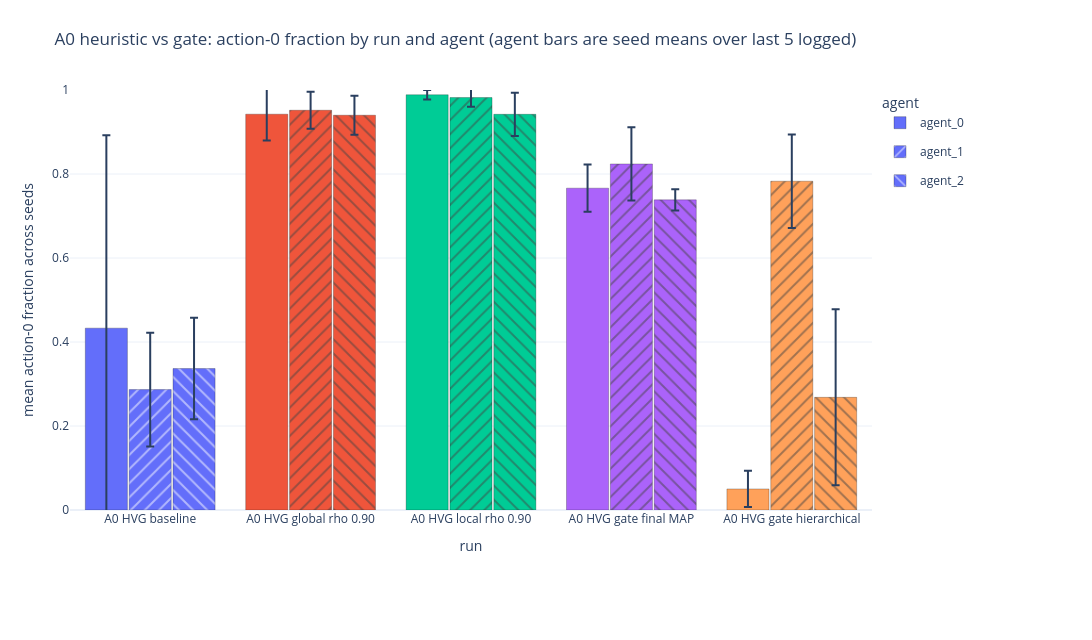
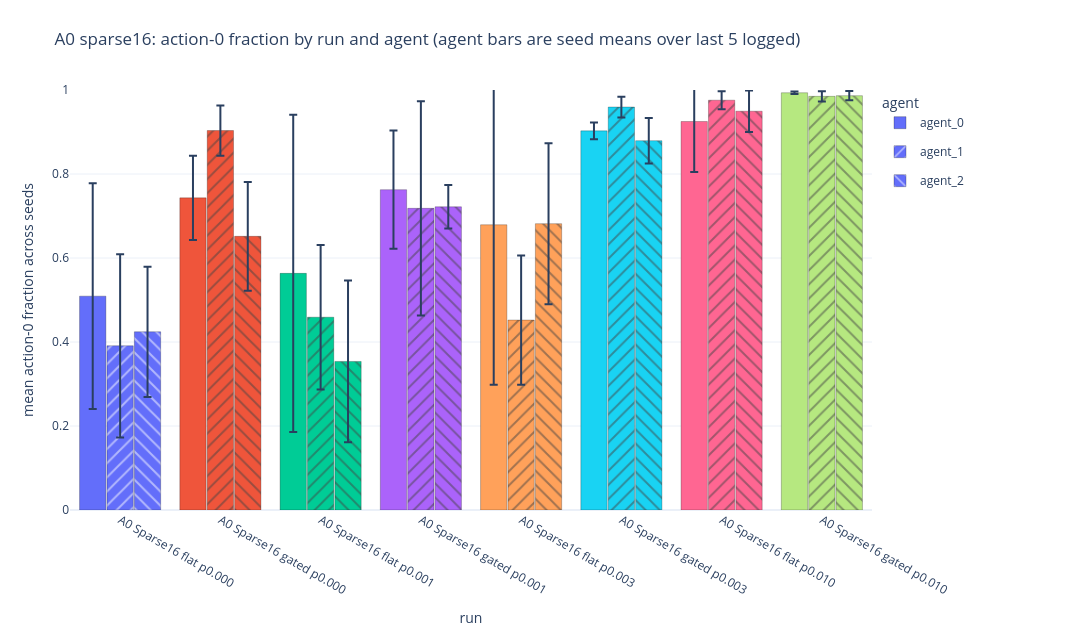
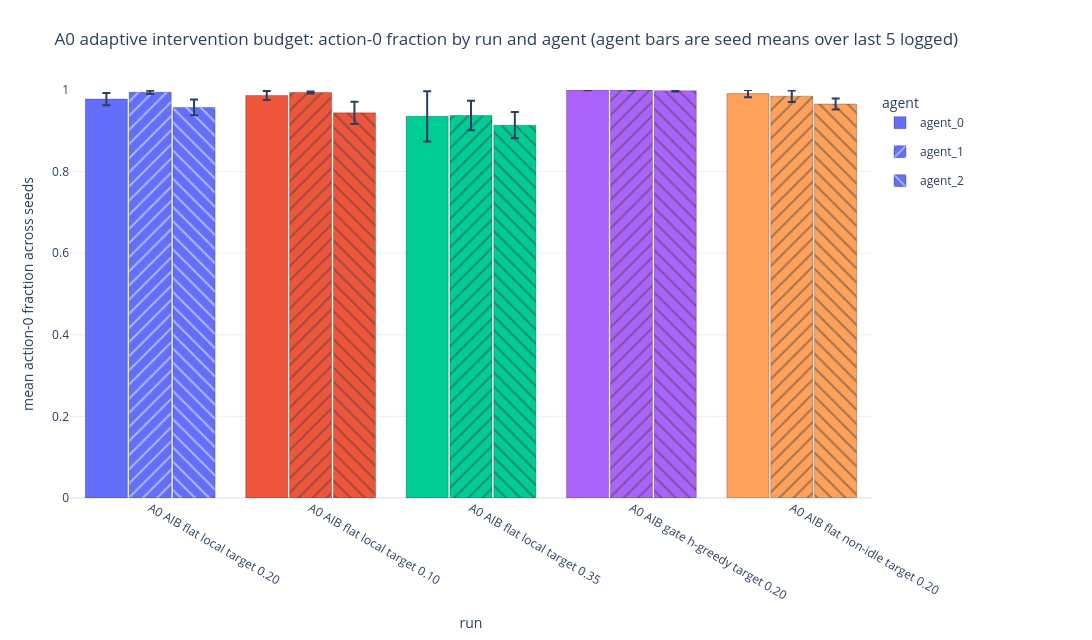

Here is the notebook cell these charts were saved with, in order:
### Markdown cell above
## Last-5logged Action 0 Fraction By Run And Agent

### Code cell
last5_action0 = adm.last5_logged_action0_fraction_by_agent_all_runs(ctx)
adm.display_metric_figures(last5_action0)

### Figure 1 — Plotly figure (JSON) as saved in the notebook; plotly's stock layout.template omitted (floating-point values rounded to 4 significant figures)
{"data": [{"customdata": [[0.4593, 3, "[0, 1, 2]", 17320.0, 18370.0, "['a0_hvg_00_baseline_s0', 'a0_hvg_00_baseline_s1', 'a0_hvg_00_baseline_s2']"], [0.06263, 3, "[0, 1, 2]", 37699, 2505.0, "['a0_hvg_01_eval_rho090_s0', 'a0_hvg_01_eval_rho090_s1', 'a0_hvg_01_eval_rho090_s2']"], [0.01123, 3, "[0, 1, 2]", 39548, 449.1, "['a0_hvg_04_eval_local_rho090_s0', 'a0_hvg_04_eval_local_rho090_s1', 'a0_hvg_04_eval_local_rho090_s2']"], [0.05622, 3, "[0, 1, 2]", 30650.0, 2249.0, "['a0_hvg_02_gate_final_map_s0', 'a0_hvg_02_gate_final_map_s1', 'a0_hvg_02_gate_final_map_s2']"], [0.04322, 3, "[0, 1, 2]", 2005.0, 1729.0, "['a0_hvg_03_gate_hierarchical_s0', 'a0_hvg_03_gate_hierarchical_s1', 'a0_hvg_03_gate_hierarchical_s2']"]], "error_y": {"array": [0.4593, 0.06263, 0.01123, 0.05622, 0.04322], "type": "data", "visible": true}, "hovertemplate": "run=%{x}<br>agent=agent_0<br>mean action-0 fraction=%{y:.4f}<br>std across seeds=%{customdata[0]:.4f}<br>n_seeds=%{customdata[1]}<br>seeds=%{customdata[2]}<br>mean action-0 count=%{customdata[3]:.0f}<br>std action-0 count=%{customdata[4]:.0f}<br>seed runs=%{customdata[5]}<extra></extra>", "legendgroup": "agent_0", "marker": {"color": ["#636EFA", "#EF553B", "#00CC96", "#AB63FA", "#FFA15A"], "line": {"color": "rgba(0,0,0,0.35)", "width": 0.7}, "pattern": {"shape": ""}}, "name": "agent_0", "type": "bar", "x": ["A0 HVG baseline", "A0 HVG global rho 0.90", "A0 HVG local rho 0.90", "A0 HVG gate final MAP", "A0 HVG gate hierarchical"], "y": [0.433, 0.9425, 0.9887, 0.7663, 0.05012]}, {"customdata": [[0.1356, 3, "[0, 1, 2]", 11470.0, 5422.0, "['a0_hvg_00_baseline_s0', 'a0_hvg_00_baseline_s1', 'a0_hvg_00_baseline_s2']"], [0.04397, 3, "[0, 1, 2]", 38070.0, 1759.0, "['a0_hvg_01_eval_rho090_s0', 'a0_hvg_01_eval_rho090_s1', 'a0_hvg_01_eval_rho090_s2']"], [0.02218, 3, "[0, 1, 2]", 39280.0, 887.5, "['a0_hvg_04_eval_local_rho090_s0', 'a0_hvg_04_eval_local_rho090_s1', 'a0_hvg_04_eval_local_rho090_s2']"], [0.08714, 3, "[0, 1, 2]", 32960.0, 3486.0, "['a0_hvg_02_gate_final_map_s0', 'a0_hvg_02_gate_final_map_s1', 'a0_hvg_02_gate_final_map_s2']"], [0.1114, 3, "[0, 1, 2]", 31312, 4455.0, "['a0_hvg_03_gate_hierarchical_s0', 'a0_hvg_03_gate_hierarchical_s1', 'a0_hvg_03_gate_hierarchical_s2']"]], "error_y": {"array": [0.1356, 0.04397, 0.02218, 0.08714, 0.1114], "type": "data", "visible": true}, "hovertemplate": "run=%{x}<br>agent=agent_1<br>mean action-0 fraction=%{y:.4f}<br>std across seeds=%{customdata[0]:.4f}<br>n_seeds=%{customdata[1]}<br>seeds=%{customdata[2]}<br>mean action-0 count=%{customdata[3]:.0f}<br>std action-0 count=%{customdata[4]:.0f}<br>seed runs=%{customdata[5]}<extra></extra>", "legendgroup": "agent_1", "marker": {"color": ["#636EFA", "#EF553B", "#00CC96", "#AB63FA", "#FFA15A"], "line": {"color": "rgba(0,0,0,0.35)", "width": 0.7}, "pattern": {"shape": "/"}}, "name": "agent_1", "type": "bar", "x": ["A0 HVG baseline", "A0 HVG global rho 0.90", "A0 HVG local rho 0.90", "A0 HVG gate final MAP", "A0 HVG gate hierarchical"], "y": [0.2867, 0.9518, 0.9821, 0.824, 0.7828]}, {"customdata": [[0.1208, 3, "[0, 1, 2]", 13470.0, 4830.0, "['a0_hvg_00_baseline_s0', 'a0_hvg_00_baseline_s1', 'a0_hvg_00_baseline_s2']"], [0.04662, 3, "[0, 1, 2]", 37600.0, 1865.0, "['a0_hvg_01_eval_rho090_s0', 'a0_hvg_01_eval_rho090_s1', 'a0_hvg_01_eval_rho090_s2']"], [0.0515, 3, "[0, 1, 2]", 37687, 2060.0, "['a0_hvg_04_eval_local_rho090_s0', 'a0_hvg_04_eval_local_rho090_s1', 'a0_hvg_04_eval_local_rho090_s2']"], [0.02537, 3, "[0, 1, 2]", 29540.0, 1015.0, "['a0_hvg_02_gate_final_map_s0', 'a0_hvg_02_gate_final_map_s1', 'a0_hvg_02_gate_final_map_s2']"], [0.2096, 3, "[0, 1, 2]", 10730.0, 8383.0, "['a0_hvg_03_gate_hierarchical_s0', 'a0_hvg_03_gate_hierarchical_s1', 'a0_hvg_03_gate_hierarchical_s2']"]], "error_y": {"array": [0.1208, 0.04662, 0.0515, 0.02537, 0.2096], "type": "data", "visible": true}, "hovertemplate": "run=%{x}<br>agent=agent_2<br>mean action-0 fraction=%{y:.4f}<br>std across seeds=%{customdata[0]:.4f}<br>n_seeds=%{customdata[1]}<br>seeds=%{customdata[2]}<br>mean action-0 count=%{customdata[3]:.0f}<br>std action-0 count=%{customdata[4]:.0f}<br>seed runs=%{customdata[5]}<extra></extra>", "legendgroup": "agent_2", "marker": {"color": ["#636EFA", "#EF553B", "#00CC96", "#AB63FA", "#FFA15A"], "line": {"color": "rgba(0,0,0,0.35)", "width": 0.7}, "pattern": {"shape": "\\"}}, "name": "agent_2", "type": "bar", "x": ["A0 HVG baseline", "A0 HVG global rho 0.90", "A0 HVG local rho 0.90", "A0 HVG gate final MAP", "A0 HVG gate hierarchical"], "y": [0.3368, 0.94, 0.9422, 0.7385, 0.2682]}], "layout": {"bargap": 0.18, "bargroupgap": 0.04, "barmode": "group", "height": 640, "legend": {"orientation": "v", "title": {"text": "agent"}, "x": 1.01, "xanchor": "left", "y": 1, "yanchor": "top"}, "margin": {"b": 130, "l": 70, "r": 220, "t": 90}, "title": {"text": "A0 heuristic vs gate: action-0 fraction by run and agent (agent bars are seed means over last 5 logged)"}, "width": 1450, "xaxis": {"categoryarray": ["A0 HVG baseline", "A0 HVG global rho 0.90", "A0 HVG local rho 0.90", "A0 HVG gate final MAP", "A0 HVG gate hierarchical"], "categoryorder": "array", "title": {"text": "run"}}, "yaxis": {"range": [0, 1], "title": {"text": "mean action-0 fraction across seeds"}}}}

### Figure 2 — Plotly figure (JSON) as saved in the notebook; plotly's stock layout.template omitted (floating-point values rounded to 4 significant figures)
{"data": [{"customdata": [[0.2686, 3, "[0, 1, 2]", 20367, 10750.0, "['a0_sparse16_flat_p000_s0', 'a0_sparse16_flat_p000_s1', 'a0_sparse16_flat_p000_s2']"], [0.1, 3, "[0, 1, 2]", 29730.0, 4001.0, "['a0_sparse16_gated_p000_s0', 'a0_sparse16_gated_p000_s1', 'a0_sparse16_gated_p000_s2']"], [0.3776, 3, "[0, 1, 2]", 22540.0, 15100.0, "['a0_sparse16_flat_p001_s0', 'a0_sparse16_flat_p001_s1', 'a0_sparse16_flat_p001_s2']"], [0.1409, 3, "[0, 1, 2]", 30507, 5636.0, "['a0_sparse16_gated_p001_s0', 'a0_sparse16_gated_p001_s1', 'a0_sparse16_gated_p001_s2']"], [0.3809, 3, "[0, 1, 2]", 27160.0, 15240.0, "['a0_sparse16_flat_p003_s0', 'a0_sparse16_flat_p003_s1', 'a0_sparse16_flat_p003_s2']"], [0.02017, 3, "[0, 1, 2]", 36109, 806.6, "['a0_sparse16_gated_p003_s0', 'a0_sparse16_gated_p003_s1', 'a0_sparse16_gated_p003_s2']"], [0.1203, 3, "[0, 1, 2]", 37001, 4813.0, "['a0_sparse16_flat_p010_s0', 'a0_sparse16_flat_p010_s1', 'a0_sparse16_flat_p010_s2']"], [0.002946, 3, "[0, 1, 2]", 39740.0, 117.9, "['a0_sparse16_gated_p010_s0', 'a0_sparse16_gated_p010_s1', 'a0_sparse16_gated_p010_s2']"]], "error_y": {"array": [0.2686, 0.1, 0.3776, 0.1409, 0.3809, 0.02017, 0.1203, 0.002946], "type": "data", "visible": true}, "hovertemplate": "run=%{x}<br>agent=agent_0<br>mean action-0 fraction=%{y:.4f}<br>std across seeds=%{customdata[0]:.4f}<br>n_seeds=%{customdata[1]}<br>seeds=%{customdata[2]}<br>mean action-0 count=%{customdata[3]:.0f}<br>std action-0 count=%{customdata[4]:.0f}<br>seed runs=%{customdata[5]}<extra></extra>", "legendgroup": "agent_0", "marker": {"color": ["#636EFA", "#EF553B", "#00CC96", "#AB63FA", "#FFA15A", "#19D3F3", "#FF6692", "#B6E880"], "line": {"color": "rgba(0,0,0,0.35)", "width": 0.7}, "pattern": {"shape": ""}}, "name": "agent_0", "type": "bar", "x": ["A0 Sparse16 flat p0.000", "A0 Sparse16 gated p0.000", "A0 Sparse16 flat p0.001", "A0 Sparse16 gated p0.001", "A0 Sparse16 flat p0.003", "A0 Sparse16 gated p0.003", "A0 Sparse16 flat p0.010", "A0 Sparse16 gated p0.010"], "y": [0.5092, 0.7432, 0.5634, 0.7627, 0.6791, 0.9027, 0.925, 0.9934]}, {"customdata": [[0.2182, 3, "[0, 1, 2]", 15642, 8726.0, "['a0_sparse16_flat_p000_s0', 'a0_sparse16_flat_p000_s1', 'a0_sparse16_flat_p000_s2']"], [0.05975, 3, "[0, 1, 2]", 36140.0, 2390.0, "['a0_sparse16_gated_p000_s0', 'a0_sparse16_gated_p000_s1', 'a0_sparse16_gated_p000_s2']"], [0.172, 3, "[0, 1, 2]", 18360.0, 6878.0, "['a0_sparse16_flat_p001_s0', 'a0_sparse16_flat_p001_s1', 'a0_sparse16_flat_p001_s2']"], [0.2551, 3, "[0, 1, 2]", 28730.0, 10200.0, "['a0_sparse16_gated_p001_s0', 'a0_sparse16_gated_p001_s1', 'a0_sparse16_gated_p001_s2']"], [0.1538, 3, "[0, 1, 2]", 18088, 6153.0, "['a0_sparse16_flat_p003_s0', 'a0_sparse16_flat_p003_s1', 'a0_sparse16_flat_p003_s2']"], [0.02466, 3, "[0, 1, 2]", 38380.0, 986.9, "['a0_sparse16_gated_p003_s0', 'a0_sparse16_gated_p003_s1', 'a0_sparse16_gated_p003_s2']"], [0.02132, 3, "[0, 1, 2]", 39030, 852.5, "['a0_sparse16_flat_p010_s0', 'a0_sparse16_flat_p010_s1', 'a0_sparse16_flat_p010_s2']"], [0.01221, 3, "[0, 1, 2]", 39397, 488.5, "['a0_sparse16_gated_p010_s0', 'a0_sparse16_gated_p010_s1', 'a0_sparse16_gated_p010_s2']"]], "error_y": {"array": [0.2182, 0.05975, 0.172, 0.2551, 0.1538, 0.02466, 0.02132, 0.01221], "type": "data", "visible": true}, "hovertemplate": "run=%{x}<br>agent=agent_1<br>mean action-0 fraction=%{y:.4f}<br>std across seeds=%{customdata[0]:.4f}<br>n_seeds=%{customdata[1]}<br>seeds=%{customdata[2]}<br>mean action-0 count=%{customdata[3]:.0f}<br>std action-0 count=%{customdata[4]:.0f}<br>seed runs=%{customdata[5]}<extra></extra>", "legendgroup": "agent_1", "marker": {"color": ["#636EFA", "#EF553B", "#00CC96", "#AB63FA", "#FFA15A", "#19D3F3", "#FF6692", "#B6E880"], "line": {"color": "rgba(0,0,0,0.35)", "width": 0.7}, "pattern": {"shape": "/"}}, "name": "agent_1", "type": "bar", "x": ["A0 Sparse16 flat p0.000", "A0 Sparse16 gated p0.000", "A0 Sparse16 flat p0.001", "A0 Sparse16 gated p0.001", "A0 Sparse16 flat p0.003", "A0 Sparse16 gated p0.003", "A0 Sparse16 flat p0.010", "A0 Sparse16 gated p0.010"], "y": [0.391, 0.9035, 0.4591, 0.7183, 0.4522, 0.9594, 0.9757, 0.9849]}, {"customdata": [[0.155, 3, "[0, 1, 2]", 16975, 6202.0, "['a0_sparse16_flat_p000_s0', 'a0_sparse16_flat_p000_s1', 'a0_sparse16_flat_p000_s2']"], [0.1296, 3, "[0, 1, 2]", 26060.0, 5184.0, "['a0_sparse16_gated_p000_s0', 'a0_sparse16_gated_p000_s1', 'a0_sparse16_gated_p000_s2']"], [0.1925, 3, "[0, 1, 2]", 14150.0, 7702.0, "['a0_sparse16_flat_p001_s0', 'a0_sparse16_flat_p001_s1', 'a0_sparse16_flat_p001_s2']"], [0.05168, 3, "[0, 1, 2]", 28877, 2067.0, "['a0_sparse16_gated_p001_s0', 'a0_sparse16_gated_p001_s1', 'a0_sparse16_gated_p001_s2']"], [0.1917, 3, "[0, 1, 2]", 27270.0, 7670.0, "['a0_sparse16_flat_p003_s0', 'a0_sparse16_flat_p003_s1', 'a0_sparse16_flat_p003_s2']"], [0.05429, 3, "[0, 1, 2]", 35173, 2171.0, "['a0_sparse16_gated_p003_s0', 'a0_sparse16_gated_p003_s1', 'a0_sparse16_gated_p003_s2']"], [0.0494, 3, "[0, 1, 2]", 37979, 1976.0, "['a0_sparse16_flat_p010_s0', 'a0_sparse16_flat_p010_s1', 'a0_sparse16_flat_p010_s2']"], [0.01117, 3, "[0, 1, 2]", 39460.0, 446.6, "['a0_sparse16_gated_p010_s0', 'a0_sparse16_gated_p010_s1', 'a0_sparse16_gated_p010_s2']"]], "error_y": {"array": [0.155, 0.1296, 0.1925, 0.05168, 0.1917, 0.05429, 0.0494, 0.01117], "type": "data", "visible": true}, "hovertemplate": "run=%{x}<br>agent=agent_2<br>mean action-0 fraction=%{y:.4f}<br>std across seeds=%{customdata[0]:.4f}<br>n_seeds=%{customdata[1]}<br>seeds=%{customdata[2]}<br>mean action-0 count=%{customdata[3]:.0f}<br>std action-0 count=%{customdata[4]:.0f}<br>seed runs=%{customdata[5]}<extra></extra>", "legendgroup": "agent_2", "marker": {"color": ["#636EFA", "#EF553B", "#00CC96", "#AB63FA", "#FFA15A", "#19D3F3", "#FF6692", "#B6E880"], "line": {"color": "rgba(0,0,0,0.35)", "width": 0.7}, "pattern": {"shape": "\\"}}, "name": "agent_2", "type": "bar", "x": ["A0 Sparse16 flat p0.000", "A0 Sparse16 gated p0.000", "A0 Sparse16 flat p0.001", "A0 Sparse16 gated p0.001", "A0 Sparse16 flat p0.003", "A0 Sparse16 gated p0.003", "A0 Sparse16 flat p0.010", "A0 Sparse16 gated p0.010"], "y": [0.4244, 0.6516, 0.3537, 0.7219, 0.6817, 0.8793, 0.9495, 0.9865]}], "layout": {"bargap": 0.18, "bargroupgap": 0.04, "barmode": "group", "height": 640, "legend": {"orientation": "v", "title": {"text": "agent"}, "x": 1.01, "xanchor": "left", "y": 1, "yanchor": "top"}, "margin": {"b": 130, "l": 70, "r": 220, "t": 90}, "title": {"text": "A0 sparse16: action-0 fraction by run and agent (agent bars are seed means over last 5 logged)"}, "width": 1450, "xaxis": {"categoryarray": ["A0 Sparse16 flat p0.000", "A0 Sparse16 gated p0.000", "A0 Sparse16 flat p0.001", "A0 Sparse16 gated p0.001", "A0 Sparse16 flat p0.003", "A0 Sparse16 gated p0.003", "A0 Sparse16 flat p0.010", "A0 Sparse16 gated p0.010"], "categoryorder": "array", "title": {"text": "run"}}, "yaxis": {"range": [0, 1], "title": {"text": "mean action-0 fraction across seeds"}}}}

### Figure 3 — Plotly figure (JSON) as saved in the notebook; plotly's stock layout.template omitted (floating-point values rounded to 4 significant figures)
{"data": [{"customdata": [[0.01496, 3, "[0, 1, 2]", 39110, 598.5, "['a0_aib_00_flat_local_t020_s0', 'a0_aib_00_flat_local_t020_s1', 'a0_aib_00_flat_local_t020_s2']"], [0.01089, 3, "[0, 1, 2]", 39470.0, 436.0, "['a0_aib_01_flat_local_t010_s0', 'a0_aib_01_flat_local_t010_s1', 'a0_aib_01_flat_local_t010_s2']"], [0.06149, 3, "[0, 1, 2]", 37420.0, 2460.0, "['a0_aib_02_flat_local_t035_s0', 'a0_aib_02_flat_local_t035_s1', 'a0_aib_02_flat_local_t035_s2']"], [0.0002866, 3, "[0, 1, 2]", 39993, 11.27, "['a0_aib_03_gate_hgreedy_sep_local_t020_s0', 'a0_aib_03_gate_hgreedy_sep_local_t020_s1', 'a0_aib_03_gate_hgreedy_sep_local_t020_s2']"], [0.009049, 3, "[0, 1, 2]", 39650.0, 361.7, "['a0_aib_04_flat_nonidle_t020_s0', 'a0_aib_04_flat_nonidle_t020_s1', 'a0_aib_04_flat_nonidle_t020_s2']"]], "error_y": {"array": [0.01496, 0.01089, 0.06149, 0.0002866, 0.009049], "type": "data", "visible": true}, "hovertemplate": "run=%{x}<br>agent=agent_0<br>mean action-0 fraction=%{y:.4f}<br>std across seeds=%{customdata[0]:.4f}<br>n_seeds=%{customdata[1]}<br>seeds=%{customdata[2]}<br>mean action-0 count=%{customdata[3]:.0f}<br>std action-0 count=%{customdata[4]:.0f}<br>seed runs=%{customdata[5]}<extra></extra>", "legendgroup": "agent_0", "marker": {"color": ["#636EFA", "#EF553B", "#00CC96", "#AB63FA", "#FFA15A"], "line": {"color": "rgba(0,0,0,0.35)", "width": 0.7}, "pattern": {"shape": ""}}, "name": "agent_0", "type": "bar", "x": ["A0 AIB flat local target 0.20", "A0 AIB flat local target 0.10", "A0 AIB flat local target 0.35", "A0 AIB gate h-greedy target 0.20", "A0 AIB flat non-idle target 0.20"], "y": [0.9778, 0.9866, 0.9355, 0.9998, 0.9912]}, {"customdata": [[0.004072, 3, "[0, 1, 2]", 39775, 162.9, "['a0_aib_00_flat_local_t020_s0', 'a0_aib_00_flat_local_t020_s1', 'a0_aib_00_flat_local_t020_s2']"], [0.002371, 3, "[0, 1, 2]", 39750.0, 94.98, "['a0_aib_01_flat_local_t010_s0', 'a0_aib_01_flat_local_t010_s1', 'a0_aib_01_flat_local_t010_s2']"], [0.0362, 3, "[0, 1, 2]", 37499, 1448.0, "['a0_aib_02_flat_local_t035_s0', 'a0_aib_02_flat_local_t035_s1', 'a0_aib_02_flat_local_t035_s2']"], [0.0001656, 3, "[0, 1, 2]", 39993, 6.557, "['a0_aib_03_gate_hgreedy_sep_local_t020_s0', 'a0_aib_03_gate_hgreedy_sep_local_t020_s1', 'a0_aib_03_gate_hgreedy_sep_local_t020_s2']"], [0.01413, 3, "[0, 1, 2]", 39390.0, 565.1, "['a0_aib_04_flat_nonidle_t020_s0', 'a0_aib_04_flat_nonidle_t020_s1', 'a0_aib_04_flat_nonidle_t020_s2']"]], "error_y": {"array": [0.004072, 0.002371, 0.0362, 0.0001656, 0.01413], "type": "data", "visible": true}, "hovertemplate": "run=%{x}<br>agent=agent_1<br>mean action-0 fraction=%{y:.4f}<br>std across seeds=%{customdata[0]:.4f}<br>n_seeds=%{customdata[1]}<br>seeds=%{customdata[2]}<br>mean action-0 count=%{customdata[3]:.0f}<br>std action-0 count=%{customdata[4]:.0f}<br>seed runs=%{customdata[5]}<extra></extra>", "legendgroup": "agent_1", "marker": {"color": ["#636EFA", "#EF553B", "#00CC96", "#AB63FA", "#FFA15A"], "line": {"color": "rgba(0,0,0,0.35)", "width": 0.7}, "pattern": {"shape": "/"}}, "name": "agent_1", "type": "bar", "x": ["A0 AIB flat local target 0.20", "A0 AIB flat local target 0.10", "A0 AIB flat local target 0.35", "A0 AIB gate h-greedy target 0.20", "A0 AIB flat non-idle target 0.20"], "y": [0.9944, 0.9938, 0.9375, 0.9998, 0.9848]}, {"customdata": [[0.01921, 3, "[0, 1, 2]", 38290.0, 768.2, "['a0_aib_00_flat_local_t020_s0', 'a0_aib_00_flat_local_t020_s1', 'a0_aib_00_flat_local_t020_s2']"], [0.02751, 3, "[0, 1, 2]", 37760.0, 1100.0, "['a0_aib_01_flat_local_t010_s0', 'a0_aib_01_flat_local_t010_s1', 'a0_aib_01_flat_local_t010_s2']"], [0.03236, 3, "[0, 1, 2]", 36556, 1295.0, "['a0_aib_02_flat_local_t035_s0', 'a0_aib_02_flat_local_t035_s1', 'a0_aib_02_flat_local_t035_s2']"], [0.001649, 3, "[0, 1, 2]", 39930.0, 65.68, "['a0_aib_03_gate_hgreedy_sep_local_t020_s0', 'a0_aib_03_gate_hgreedy_sep_local_t020_s1', 'a0_aib_03_gate_hgreedy_sep_local_t020_s2']"], [0.0137, 3, "[0, 1, 2]", 38624, 547.9, "['a0_aib_04_flat_nonidle_t020_s0', 'a0_aib_04_flat_nonidle_t020_s1', 'a0_aib_04_flat_nonidle_t020_s2']"]], "error_y": {"array": [0.01921, 0.02751, 0.03236, 0.001649, 0.0137], "type": "data", "visible": true}, "hovertemplate": "run=%{x}<br>agent=agent_2<br>mean action-0 fraction=%{y:.4f}<br>std across seeds=%{customdata[0]:.4f}<br>n_seeds=%{customdata[1]}<br>seeds=%{customdata[2]}<br>mean action-0 count=%{customdata[3]:.0f}<br>std action-0 count=%{customdata[4]:.0f}<br>seed runs=%{customdata[5]}<extra></extra>", "legendgroup": "agent_2", "marker": {"color": ["#636EFA", "#EF553B", "#00CC96", "#AB63FA", "#FFA15A"], "line": {"color": "rgba(0,0,0,0.35)", "width": 0.7}, "pattern": {"shape": "\\"}}, "name": "agent_2", "type": "bar", "x": ["A0 AIB flat local target 0.20", "A0 AIB flat local target 0.10", "A0 AIB flat local target 0.35", "A0 AIB gate h-greedy target 0.20", "A0 AIB flat non-idle target 0.20"], "y": [0.9574, 0.9439, 0.9139, 0.9982, 0.9656]}], "layout": {"bargap": 0.18, "bargroupgap": 0.04, "barmode": "group", "height": 640, "legend": {"orientation": "v", "title": {"text": "agent"}, "x": 1.01, "xanchor": "left", "y": 1, "yanchor": "top"}, "margin": {"b": 130, "l": 70, "r": 220, "t": 90}, "title": {"text": "A0 adaptive intervention budget: action-0 fraction by run and agent (agent bars are seed means over last 5 logged)"}, "width": 1450, "xaxis": {"categoryarray": ["A0 AIB flat local target 0.20", "A0 AIB flat local target 0.10", "A0 AIB flat local target 0.35", "A0 AIB gate h-greedy target 0.20", "A0 AIB flat non-idle target 0.20"], "categoryorder": "array", "title": {"text": "run"}}, "yaxis": {"range": [0, 1], "title": {"text": "mean action-0 fraction across seeds"}}}}
